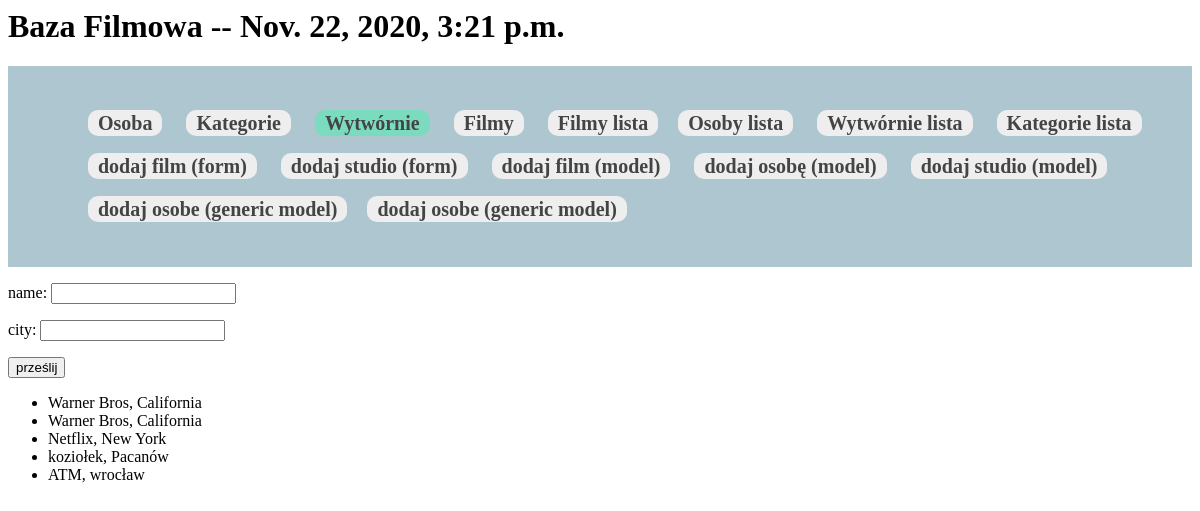
The app's page /movie/add_studio/, older data.
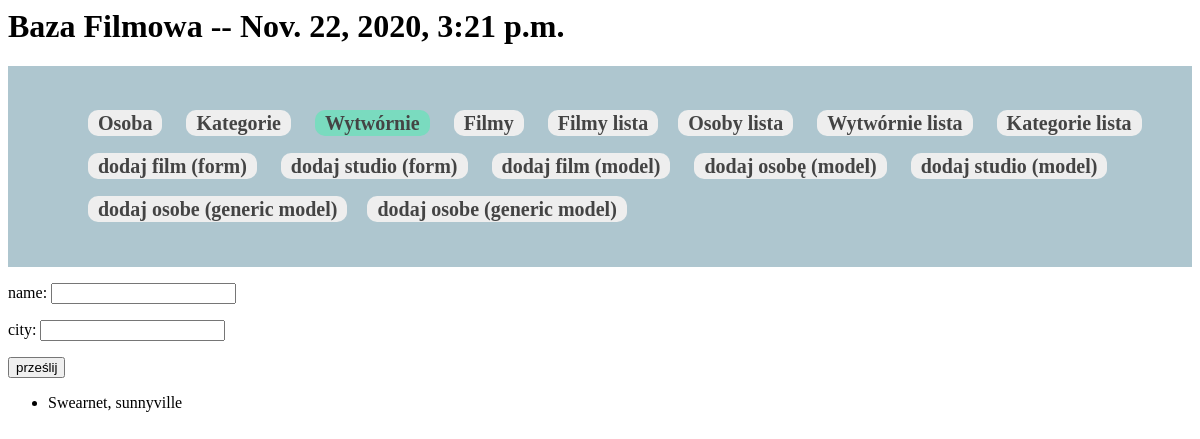
The same page, newer data.
### filmyapp/models.py (models this page shows, shortened)
class Studio(models.Model):
    name = models.CharField(max_length=64)
    city = models.CharField(max_length=64)

### filmyapp/views.py (the view, shortened to what this page needs)
# urls.py: path("add_studio/", views.AddStudioView.as_view(), name='studio'),
class AddStudioView(View):
    def get(self, request, ):
        studios = Studio.objects.all()
        return render(request, 'add_studio.html', {'studios': studios})

### filmyapp/context_processors.py (called while the page is built)
def get_time(request):
    return  {'date':datetime.now()}

### templates/add_studio.html (shortened to what this page needs)
{% extends 'base.html' %}
{% block header %}
    {% include 'header.html' with active='studio' %}
{% endblock %}
{%  block content %}
    <form method="post">
    <p>name: <input type="text" name="name"></p>
    <p>city: <input type="text" name="city"></p>
    <p><input type="submit" value="prześlij"></p>
    </form>
    <ul>
      {% for elem in studios %}
        <li>{{ elem.name }}, {{ elem.city }} </li>
    {% endfor %}
    </ul>
{% endblock %}

Row changes from the older to the newer data that the page shows:
removed Studio: name "Warner Bros", city "California"
removed Studio: name "Netflix", city "New York"
removed Studio: name "koziołek", city "Pacanów"
removed Studio: name "ATM", city "wrocław"
changed Studio: name "Warner Bros" → "Swearnet"; city "California" → "sunnyville"
